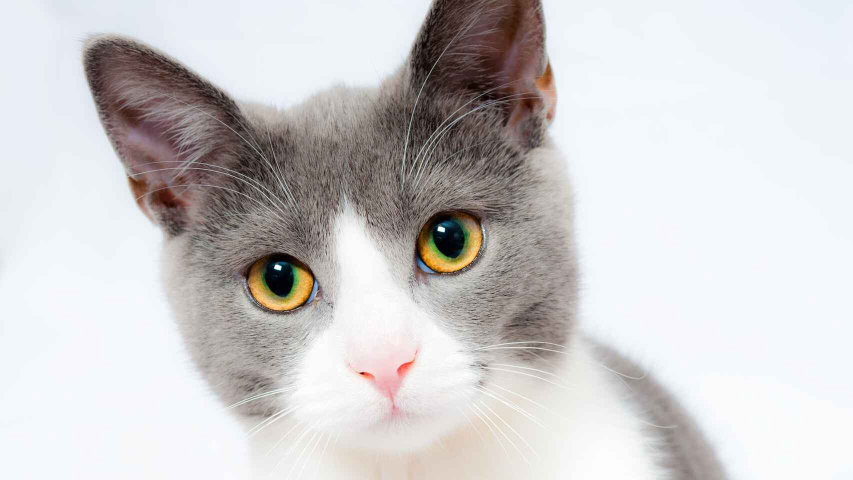
#> input picture images/gatos/gato3.jpg, 1706 x 960 px, found by its file name (shown at 1/2 size)
$ jupyter execute Clase8_Int.ipynb   (shell and % lines are left out)   (text cells are left out)
#> lines starting #> are read from the running program, lines starting #| are printed output that depends on the picture; pictures that were not available may be replaced by others from this repository, and a replacement may not be noted
[cell 1]
#Importamos la librería Image
from PIL import Image

[cell 2]
# Clonamos el repositorio en donde están nuestras imágenes

[cell 3]
#Importamos la imagen
Image.open("/content/clasiffication_dogs_cats/images/gatos/gato3.jpg")

[cell 4]
# vamos a guardar una imagen en python en una variable
gato3 = Image.open("/content/clasiffication_dogs_cats/images/gatos/gato3.jpg")
#> gato3 is the input picture: PIL image 1706x960 RGB; mean R, G, B 206.2, 204.2, 204.6

[cell 5]
gato3.save("gato.png") #la imagen puede estar en otro formato distinto

[cell 6]
# si importamos la imagen la vamos a tener igual
Image.open("/content/gato.png")
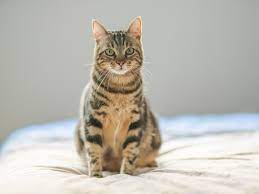
#> input picture images/gatos/gato1.jpg, 259 x 194 px, given in place of gato.png, which was not available

[cell 7]
# elegimos un tamaño y lo guardamos en una tupla

tamaño = (300,300)
gato3.thumbnail(tamaño,)
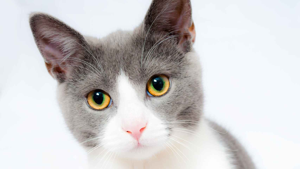
#> gato3: PIL image 300x169 RGB; mean R, G, B 206.3, 204.2, 204.7
gato3.save("gato2.png")

[cell 8]
#importamos gato (la imagen original)

[cell 9]
Image.open("/content/gato.png")

[cell 10]
Image.open("/content/gato2.png")
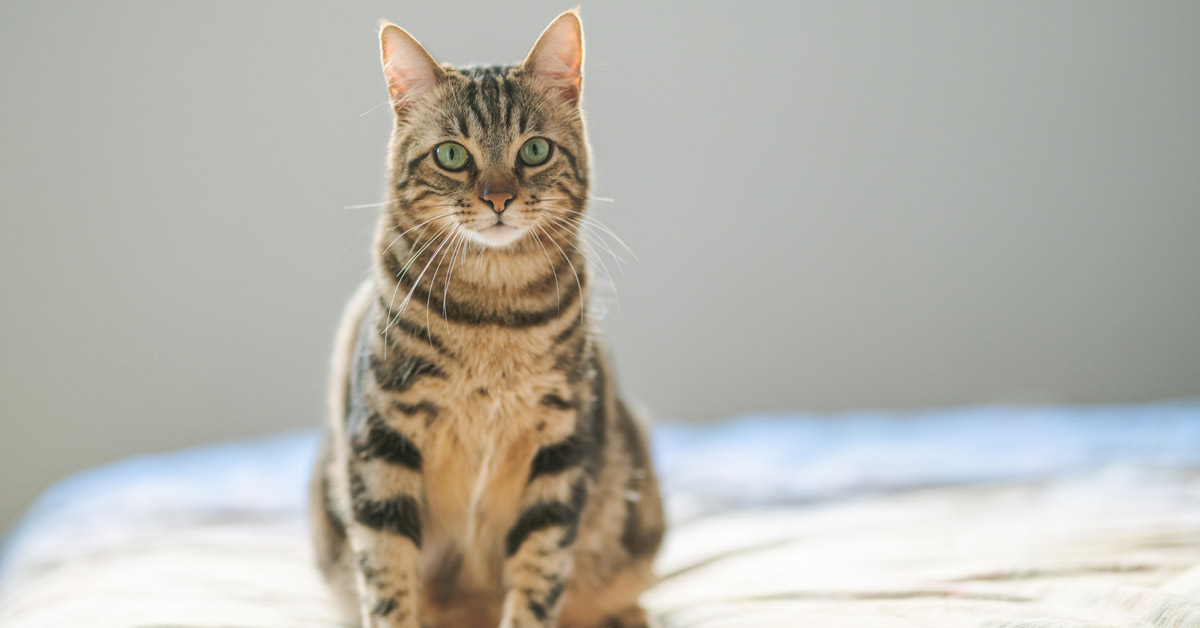
#> input picture images/gatos/gato2.jpg, 1200 x 628 px, given in place of gato2.png, which was not available

[cell 11]
# limitaciones, no podemos ampliar el tamaño de una imagen

[cell 12]
#importamos numpy también
import numpy as np

[cell 13]
#guardamos la imagen en una variable

[cell 14]
gato_grande = Image.open("/content/gato.png")
#> gato_grande is the input picture: PIL image 259x194 RGB; mean R, G, B 190, 186.1, 178.6

[cell 15]
#convertimos a array

[cell 16]
gato_gra_array = np.asarray(gato_grande)

[cell 17]
np.shape(gato_gra_array)
#> Out = (194, 259, 3)

[cell 18]
gato_pequeño = Image.open("/content/gato2.png")
#> gato_pequeño is the input picture: PIL image 1200x628 RGB; mean R, G, B 182.2, 180, 172

[cell 19]
gato_pequeño_array = np.asarray(gato_pequeño)

[cell 20]
np.shape(gato_pequeño_array)
#> Out = (628, 1200, 3)

[cell 21]
size = (500,500)
gato_gran_cambio = gato_grande.copy()
#gato_gran_cambio.thumbnail(size)
#gato_gran_cambio.save("gato3.png")

[cell 22]
gato_cuadrado = gato_gran_cambio.resize(size)
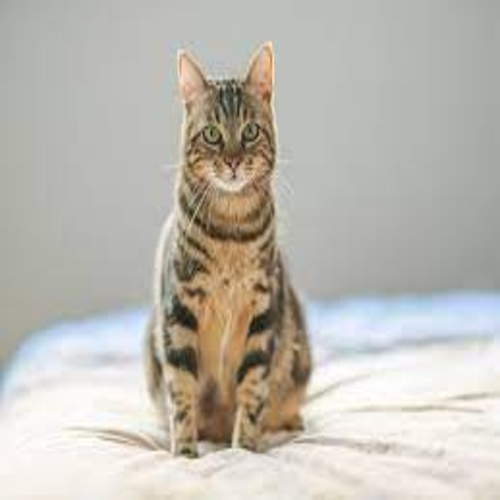
#> gato_cuadrado: PIL image 500x500 RGB; mean R, G, B 190, 186.1, 178.6

[cell 23]
gato_cuadrado.save("gatocuadrado.png")

[cell 24]
np.shape(gato_cuadrado)
#> Out = (500, 500, 3)
